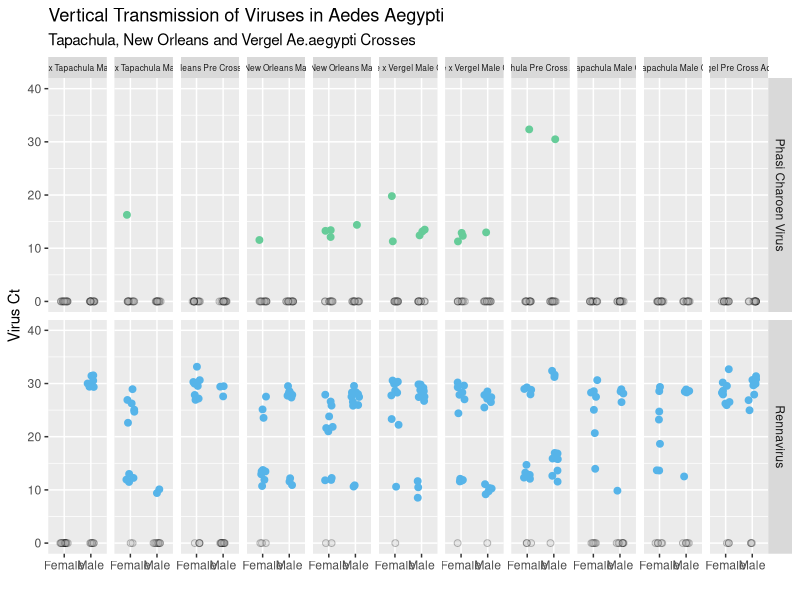
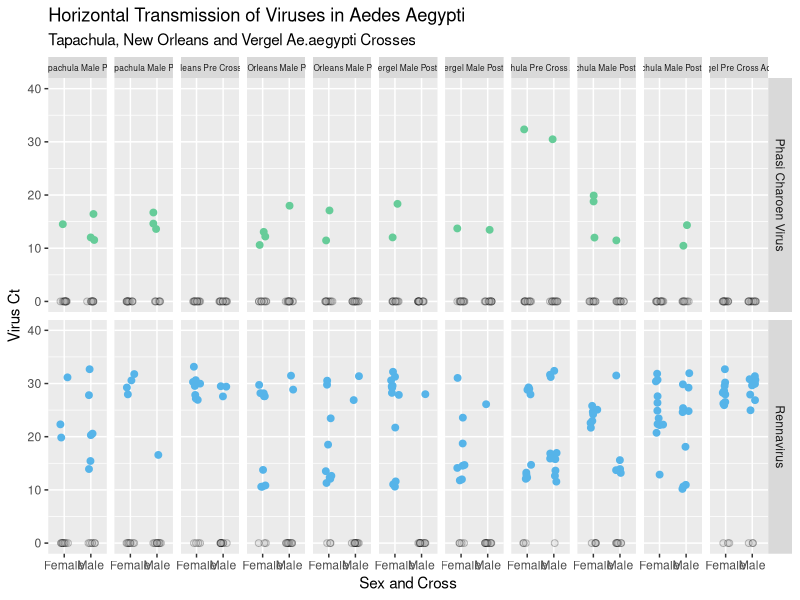
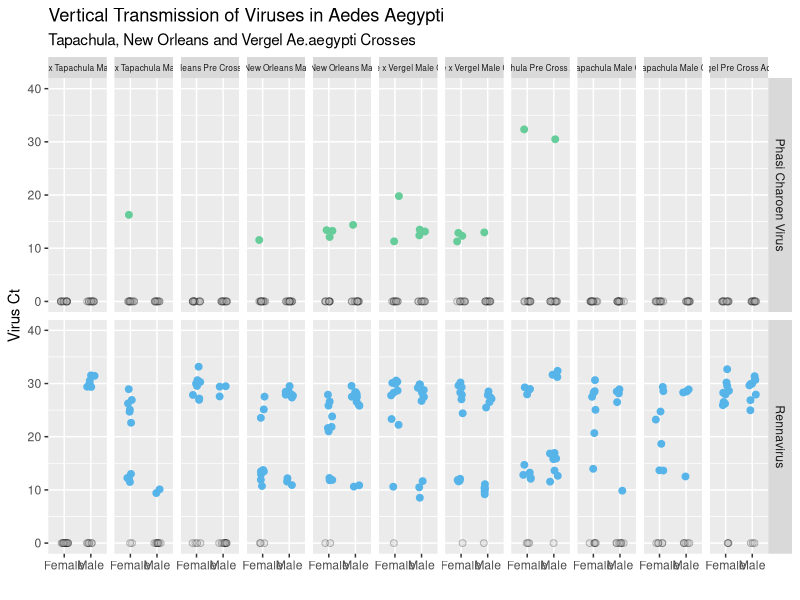
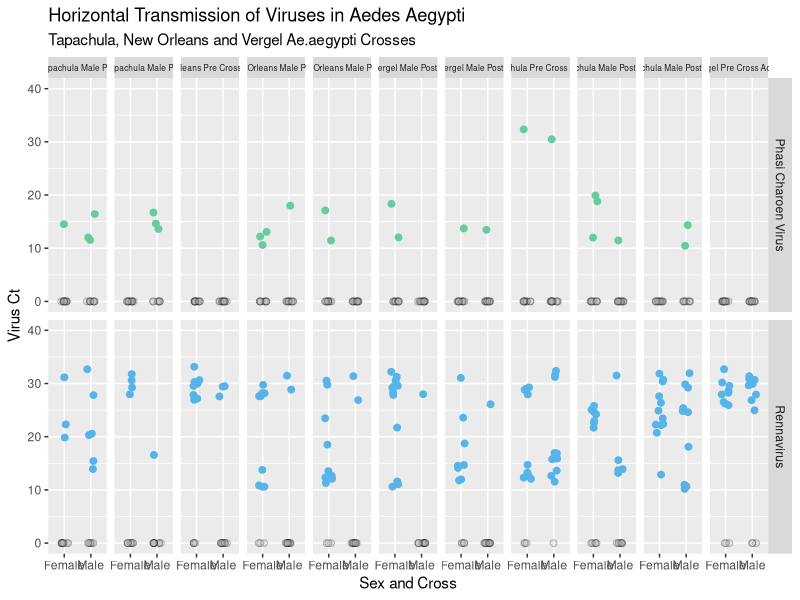

Write R code to recreate these figures, in order.
library(tidyverse)
library(readxl)

# Vertical Transmission Tapachula crosses

df <- read_excel("Tapachula_crosses_verical_list.xlsx")

ggplot() + geom_jitter(data = filter(df, Virus_TF == "T"), 
                       mapping = aes(x= Sex, y= qPCR_Ct, fill=Virus, color = Virus), 
                       width=0.15, height = 0, shape=21, size=2) +
  geom_jitter(data = filter(df, Virus_TF == "F"),
              mapping = aes(x=Sex, y=1e-6),
              width=0.15, height = 0, shape=21, fill="grey70", color="black", size=2, alpha=0.25) +
  facet_grid(vars(Virus), vars(Name)) +
  theme(strip.text.x = element_text(size = 6)) +
  ylim(0,40) +
  ylab("Virus Ct") + xlab("") + 
  ggtitle("Vertical Transmission of Viruses in Aedes Aegypti", subtitle = "Tapachula, New Orleans and Vergel Ae.aegypti Crosses") +
  scale_color_manual(values=c("#66CC99", "#56B4E9")) +
  scale_fill_manual(values=c("#66CC99", "#56B4E9")) +
  theme(legend.position = "none")

ggsave("T_crosses_vertical_Rplot.pdf", height = 10, width = 20, units = "in")


# Horizontal Transmission Tapachula crosses

df <- read_excel("T_crosses_horizontal_list.xlsx")

ggplot() + geom_jitter(data = filter(df, Virus_TF == "T"), 
                       mapping = aes(x= Sex, y= qPCR_Ct, fill=Virus, color = Virus), 
                       width=0.15, height = 0, shape=21, size=2) +
  geom_jitter(data = filter(df, Virus_TF == "F"),
              mapping = aes(x=Sex, y=1e-6),
              width=0.15, height = 0, shape=21, fill="grey70", color="black", size=2, alpha=0.25) +
  facet_grid(vars(Virus), vars(Name)) +
  theme(strip.text.x = element_text(size = 6)) +
  ylim(0,40) +
  ylab("Virus Ct") + xlab("Sex and Cross") + 
  ggtitle("Horizontal Transmission of Viruses in Aedes Aegypti", subtitle = "Tapachula, New Orleans and Vergel Ae.aegypti Crosses") +
  scale_color_manual(values=c("#66CC99", "#56B4E9")) +
  scale_fill_manual(values=c("#66CC99", "#56B4E9")) +
  theme(legend.position = "none")

ggsave("T_crosses_horizontal_Rplot.pdf", height = 10, width = 20, units = "in")
